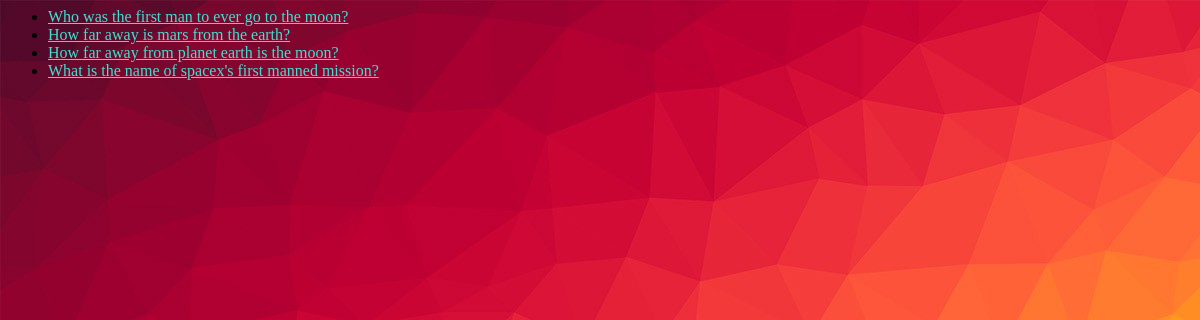
/polls/, run on an earlier commit of the app's database.
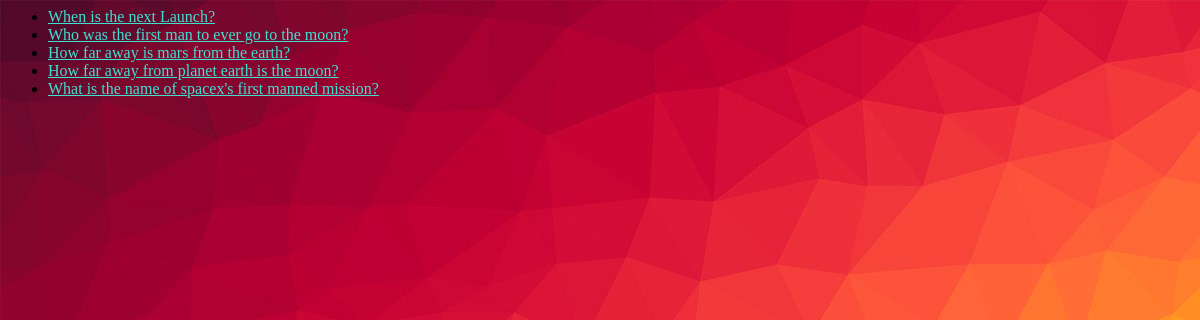
And on a later commit of the database.
### polls/models.py (models this page shows, shortened)
class Question(models.Model):
    question_text = models.CharField(max_length=200)
    pub_date = models.DateTimeField('date published')

### polls/views.py (the view)
# urls.py: path('', views.IndexView.as_view(), name='index'),
class IndexView(generic.ListView):
    template_name= 'polls/index.html'
    context_object_name = 'latest_question_list'
    def get_queryset(self):
        return Question.objects.filter(pub_date__lte=timezone.now()).order_by('-pub_date')[:5]

### polls/templates/polls/index.html
{% load static %}
<link rel="stylesheet" type="text/css" href="{% static 'polls/style.css' %}">
{% if latest_question_list %}
    <ul>
    {%for question in latest_question_list%}
    <li><a href="{% url 'polls:detail' question.id %}">{{ question.question_text }}</a></li>
        {% endfor %}
    </ul>
{% else %}
    <p>No polls are available.</p>
{% endif %}

What changed in the data, as far as the page shows it:
added Question: question_text "When is the next Launch?"
